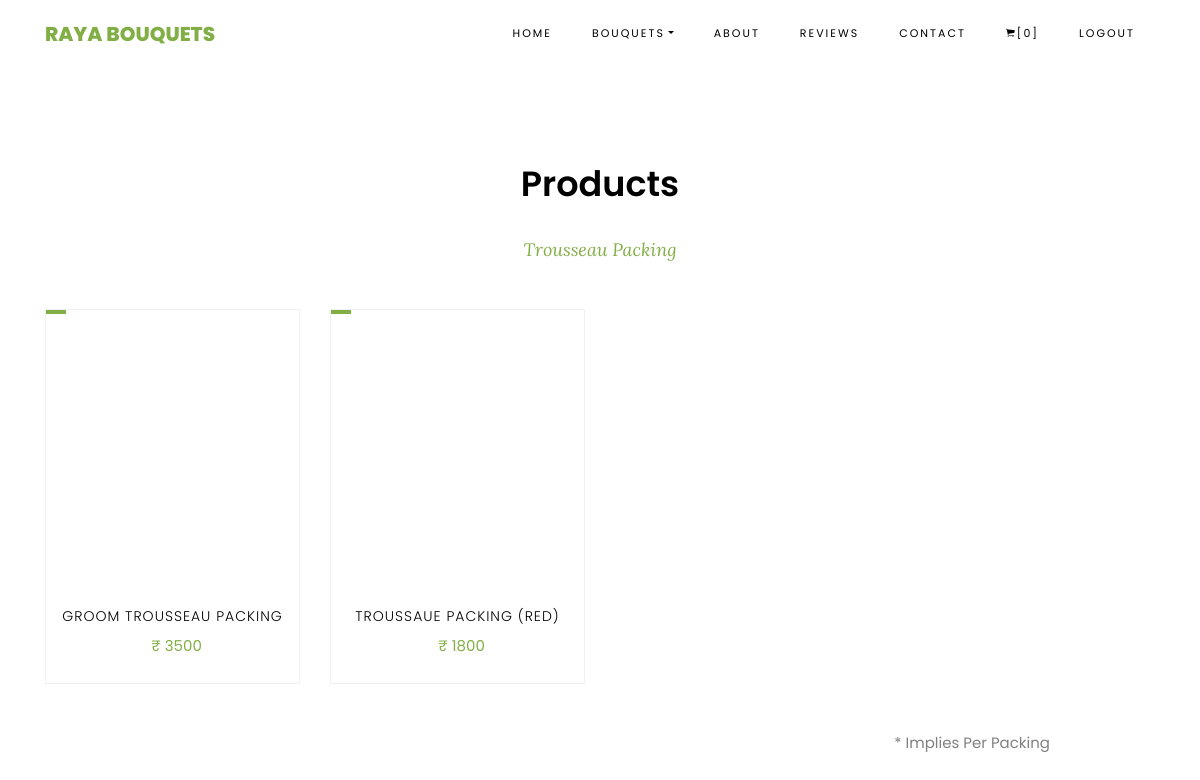
Page /trousseau.php (signed in) on the committed database.
### tables this page shows
CREATE TABLE `product` (
  `id` int(11) NOT NULL,
  `name` varchar(50) NOT NULL,
  `price` int(11) NOT NULL,
  `type` varchar(50) NOT NULL,
  `image` varchar(50) NOT NULL
);

### trousseau.php (the view, shortened to what this page needs)
<!DOCTYPE html>
<html lang="en">
    <head>
        <link rel="stylesheet" href="css/open-iconic-bootstrap.min.css">
        <link rel="stylesheet" href="css/animate.css">
        <link rel="stylesheet" href="css/owl.carousel.min.css">
        <link rel="stylesheet" href="css/owl.theme.default.min.css">
        <link rel="stylesheet" href="css/magnific-popup.css">
        <link rel="stylesheet" href="css/aos.css">
        <link rel="stylesheet" href="css/ionicons.min.css">
        <link rel="stylesheet" href="css/bootstrap-datepicker.css">
        <link rel="stylesheet" href="css/jquery.timepicker.css">
        <link rel="stylesheet" href="css/flaticon.css">
        <link rel="stylesheet" href="css/icomoon.css">
        <link rel="stylesheet" href="css/style.css">
    </head>
    <body class="goto-here">
        <nav class="navbar navbar-expand-lg navbar-dark ftco_navbar bg-dark ftco-navbar-light" id="ftco-navbar">
            <div class="container">
            <a class="navbar-brand" href="index.php">Raya Bouquets</a>
                <div class="collapse navbar-collapse" id="ftco-nav">
                <ul class="navbar-nav ml-auto">
                <li class="nav-item active"><a href="index.php" class="nav-link">Home</a></li>
                <li class="nav-item dropdown"><a class="nav-link dropdown-toggle" href="#" id="dropdown04" data-toggle="dropdown" aria-haspopup="true" aria-expanded="false">Bouquets</a>
                </li>
                <li class="nav-item"><a href="about.php" class="nav-link">About</a></li>
                <li class="nav-item"><a href="reviews.html" class="nav-link">Reviews</a></li>
                <li class="nav-item"><a href="contact.html" class="nav-link">Contact</a></li>
                <li class="nav-item"><a href="cartcheck.php" class="nav-link"><span><i class="ion-ios-cart"></i></span>[<span id="cartval">0</span>]</a></li>
                <li class="nav-item"><a href="logout.php" class="nav-link">Logout</a></li>
                </ul>
                </div>
            </div>
        </nav>
        <section class="ftco-section">
            <div class="container">
                <div class="row justify-content-center mb-3 pb-3">
                    <div class="col-md-12 heading-section text-center ftco-animate">
                        <h2 class="mb-4">Products</h2>
                        <span class="subheading">Trousseau Packing</span>
                    </div>
                </div>
            </div>
            <div class="container">
                <div class="row">
                    <?php
                    $con=mysqli_connect("localhost","root","","raya_db");
                    $sql = "select * from product where type = 'trousseau'";
                    $res = $con->query($sql);
                    while($row=mysqli_fetch_assoc($res))
                    {
                    ?>
                    <div class="col-md-6 col-lg-3 ftco-animate">
                        <div class="product">
                            <a href="#" class="img-prod"><img class="img-fluid img-check" src="<?php echo $row['image'] ?>" alt="Floral">
                                <span class="status"></span>
                            </a>
                            <div class="text py-3 pb-4 px-3 text-center">
                                <h3><a href="#"><?php echo $row['name'] ?></a></h3>
                                <div class="d-flex">
                                    <div class="pricing">
                                        <p class="price"><span class="mr-2 price-dc"></span><span class="price-sale">&#8377; <?php echo $row['price'] ?></span></p>
                                    </div>
                                </div>
                            </div>
                        </div>
                    </div>
                <?php
                    }
                ?>
                </div>
            </div>
            <p class="condition">* Implies Per Packing </p>
        </section>
  </body>
</html>

### rows in the picture
product: name "GROOM TROUSSEAU PACKING", price "3500"
product: name "TROUSSAUE PACKING (RED)", price "1800"
